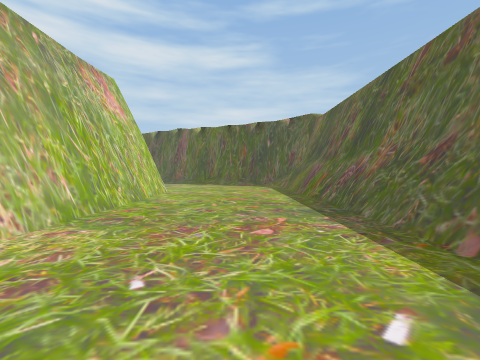
View 1 (above)

21 first-person views from a walk through a 3-D level made in the Unity game engine. The camera is 1.4 m above the floor, tilts 2° down and sees 90° across. The floor is counted in squares, 1.8 m on a side. Each view is taken from the middle of a square. On the plan, view 1 faces up. The plan holds only what a view shows up to about 9 squares ahead; the rest is blank. The place goes on beyond the plan. The player is left out. Some animated figures are left out.

View 2
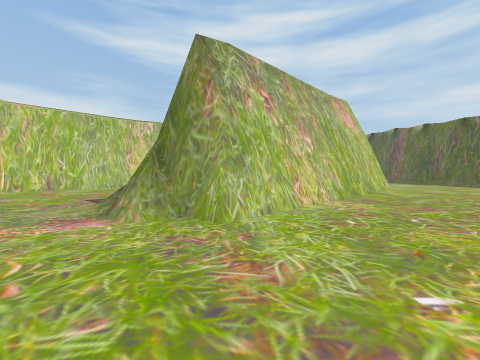

View 3
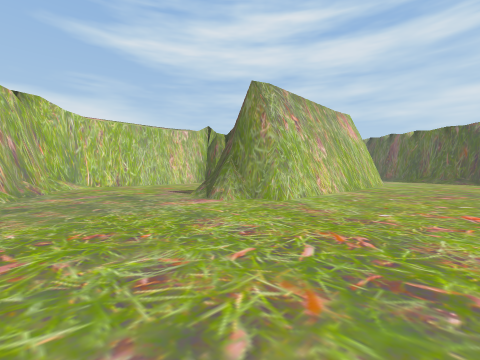

View 4
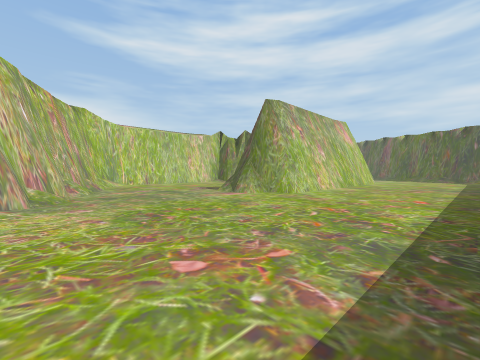

View 5
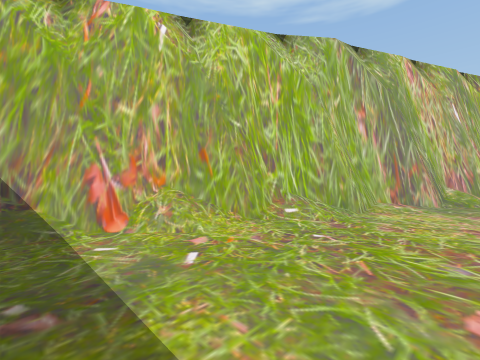

View 6
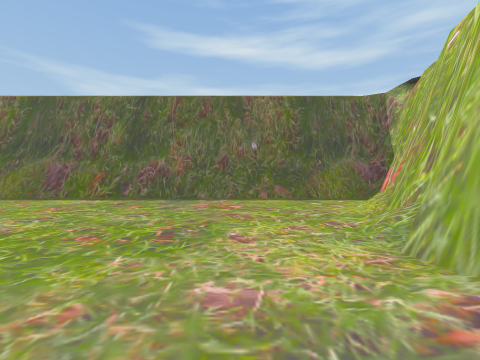

View 7
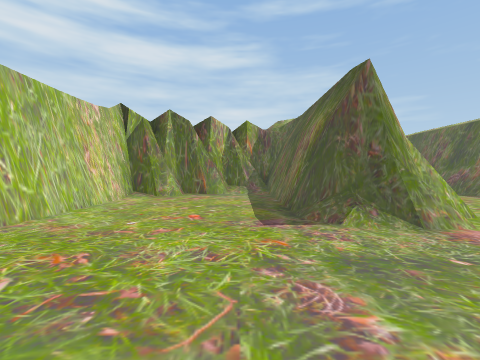

View 8
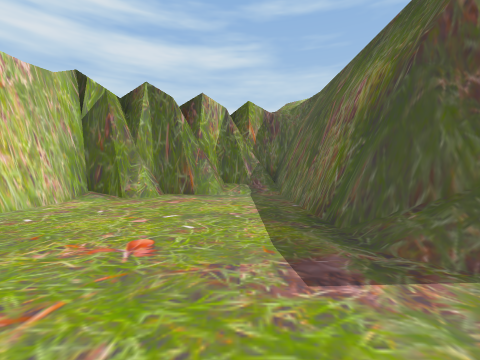

View 9
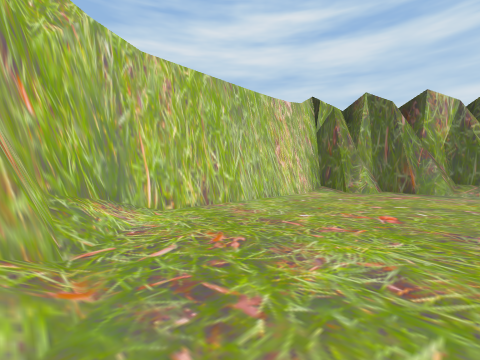

View 10
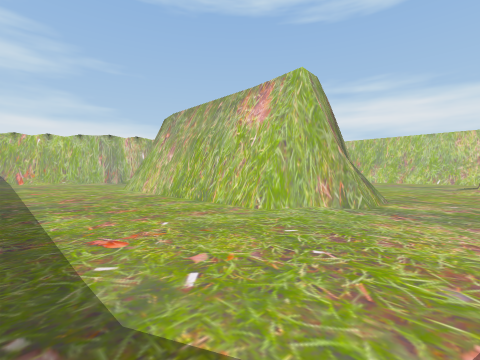

View 11
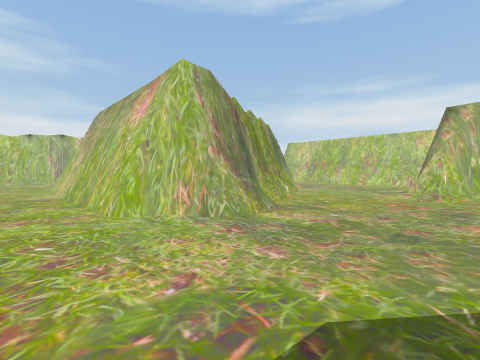

View 12
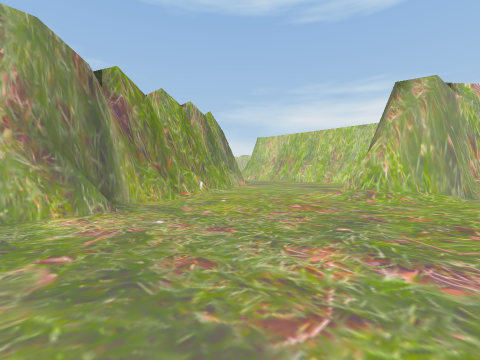

View 13
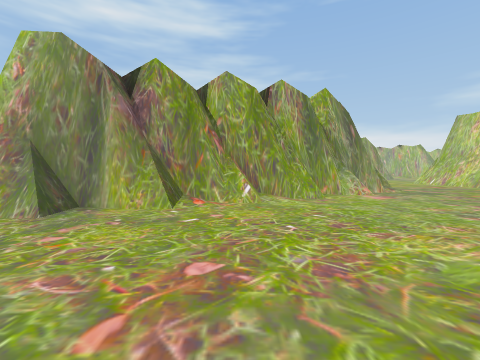

View 14
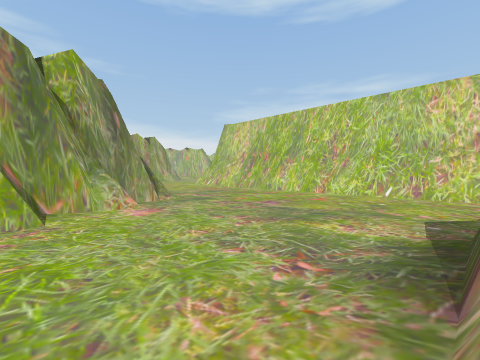

View 15
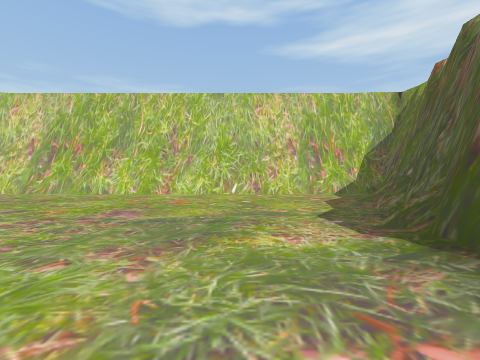

View 16
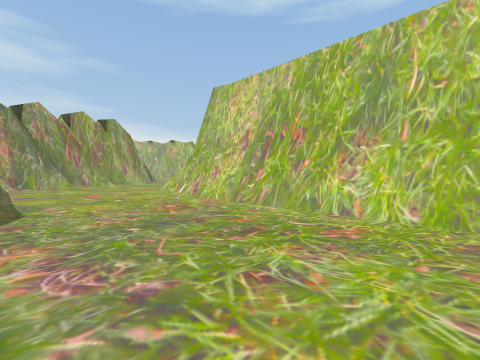

View 17
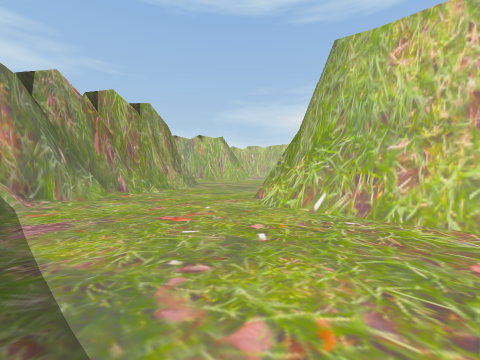

View 18
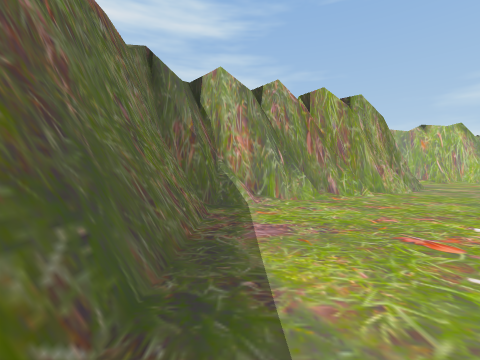

View 19
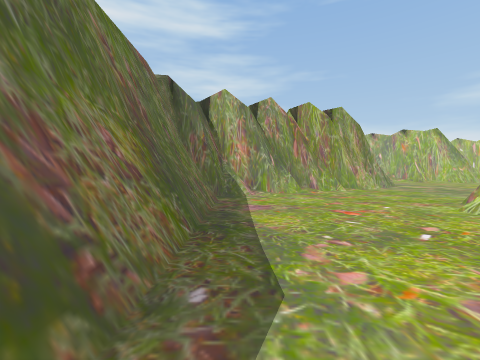

View 20
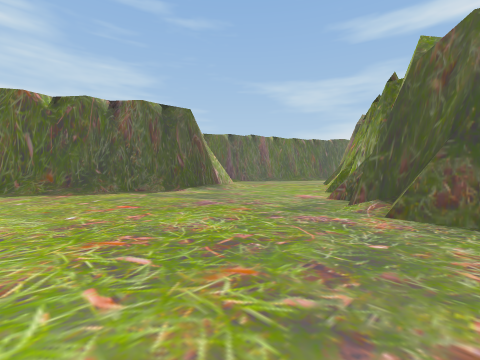

View 21
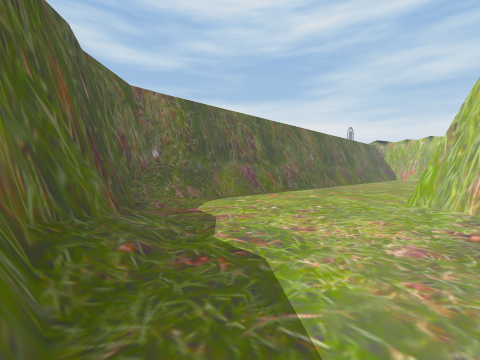

### Floor plan
Key: @ floor where view 1 was taken; # wall or solid block; . floor; / step, stairs or slope.
Columns run from 23 left of view 1 to 3 right of it. Each row starts with its distance up from view 1.
 16  ####  #/.........///###
 15  #./######/..........//##
 14  #..//#####/..........//###
 13  #...../###/............./#
 12  #......................./#
 11  #......................./#
 10  #.............#####...../#
  9  #...........####  ##..../#
  8  #.........####     #..../#
  7  #.......### ##     #..../#
  6  #......#######//#  #..../#
  5  #.....## ###//..#  #..../#
  4  #.....#  #//....#  #..../#
  3  #.....#  #......#  #..../#
  2  #.....#  #......#  #..../#
  1  #.....#  #......#  #..../#
  0 ##.....#  #......####..@./#
 -1 #......#  #....../##...../#
 -2 .......#  #............../#
 -3 .......#  #/............./#
 -4 ...../#####//............/#
 -5 .../####  ###//........../#
 -6 ..###       ###//......../#
 -7 ###           ###//....../#
 -8                 ###/...../#
 -9                   ###//../#
-10                     ###///#
-11                       ###/#
-12                         ###

Positions as (right, up) in squares from view 1, and headings:
1: (0, 0), facing up
2: (0, -3), facing up-left
3: (1, -6), facing up-left
4: (2, -8), facing up-left
5: (2, -7), facing down-left
6: (-5, -7), facing right
7: (-8, -6), facing up
8: (-8, -3), facing up
9: (-8, -5), facing up-left
10: (2, 13), facing down-left
11: (-1, 15), facing down-left
12: (-5, 16), facing down-left
13: (-10, 15), facing down
14: (-12, 13), facing down-left
15: (-13, 11), facing left
16: (-17, 8), facing down-left
17: (-17, 3), facing down-left
18: (-17, 2), facing down
19: (-17, 4), facing down
20: (-21, 4), facing up-right
21: (-4, 16), facing down-right
